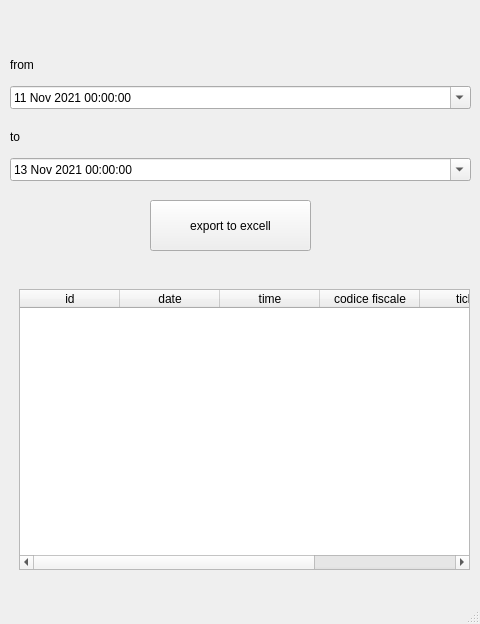
<?xml version="1.0" encoding="UTF-8"?>
<ui version="4.0">
 <class>queryUi</class>
 <widget class="QMainWindow" name="queryUi">
  <property name="geometry">
   <rect>
    <x>0</x>
    <y>0</y>
    <width>480</width>
    <height>624</height>
   </rect>
  </property>
  <property name="windowTitle">
   <string>query ui</string>
  </property>
  <widget class="QWidget" name="centralwidget">
   <widget class="QWidget" name="gridLayoutWidget">
    <property name="geometry">
     <rect>
      <x>10</x>
      <y>50</y>
      <width>461</width>
      <height>131</height>
     </rect>
    </property>
    <layout class="QGridLayout" name="gridLayout">
     <item row="2" column="0" alignment="Qt::AlignTop">
      <widget class="QDateTimeEdit" name="fromTime">
       <property name="date">
        <date>
         <year>2021</year>
         <month>11</month>
         <day>11</day>
        </date>
       </property>
       <property name="calendarPopup">
        <bool>true</bool>
       </property>
      </widget>
     </item>
     <item row="1" column="0">
      <widget class="QLabel" name="label">
       <property name="text">
        <string>from</string>
       </property>
      </widget>
     </item>
     <item row="3" column="0">
      <widget class="QLabel" name="label_2">
       <property name="text">
        <string>to</string>
       </property>
      </widget>
     </item>
     <item row="4" column="0">
      <widget class="QDateTimeEdit" name="toTime">
       <property name="date">
        <date>
         <year>2021</year>
         <month>11</month>
         <day>13</day>
        </date>
       </property>
       <property name="calendarPopup">
        <bool>true</bool>
       </property>
      </widget>
     </item>
    </layout>
   </widget>
   <widget class="QPushButton" name="pushButton">
    <property name="geometry">
     <rect>
      <x>150</x>
      <y>200</y>
      <width>161</width>
      <height>51</height>
     </rect>
    </property>
    <property name="text">
     <string>export to excell</string>
    </property>
   </widget>
   <widget class="QWidget" name="gridLayoutWidget_2">
    <property name="geometry">
     <rect>
      <x>19</x>
      <y>289</y>
      <width>451</width>
      <height>281</height>
     </rect>
    </property>
    <layout class="QGridLayout" name="gridLayout_2">
     <item row="0" column="0">
      <widget class="QTableWidget" name="tablewdg">
       <property name="focusPolicy">
        <enum>Qt::NoFocus</enum>
       </property>
       <property name="layoutDirection">
        <enum>Qt::LeftToRight</enum>
       </property>
       <property name="autoFillBackground">
        <bool>true</bool>
       </property>
       <property name="alternatingRowColors">
        <bool>true</bool>
       </property>
       <property name="selectionBehavior">
        <enum>QAbstractItemView::SelectRows</enum>
       </property>
       <column>
        <property name="text">
         <string>id</string>
        </property>
       </column>
       <column>
        <property name="text">
         <string>date</string>
        </property>
       </column>
       <column>
        <property name="text">
         <string>time</string>
        </property>
       </column>
       <column>
        <property name="text">
         <string>codice fiscale</string>
        </property>
       </column>
       <column>
        <property name="text">
         <string>ticket</string>
        </property>
       </column>
       <column>
        <property name="text">
         <string>numero ingressi</string>
        </property>
       </column>
      </widget>
     </item>
    </layout>
   </widget>
  </widget>
  <widget class="QMenuBar" name="menubar">
   <property name="geometry">
    <rect>
     <x>0</x>
     <y>0</y>
     <width>480</width>
     <height>21</height>
    </rect>
   </property>
  </widget>
  <widget class="QStatusBar" name="statusbar"/>
 </widget>
 <resources/>
 <connections/>
</ui>
